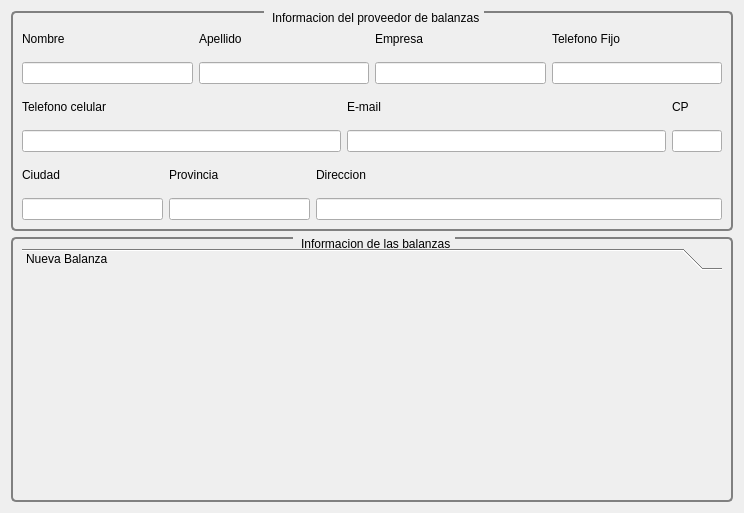
<?xml version="1.0" encoding="UTF-8"?>
<ui version="4.0">
 <class>NuevoStockBalanza</class>
 <widget class="QWidget" name="NuevoStockBalanza">
  <property name="geometry">
   <rect>
    <x>0</x>
    <y>0</y>
    <width>744</width>
    <height>513</height>
   </rect>
  </property>
  <property name="windowTitle">
   <string>Form</string>
  </property>
  <layout class="QVBoxLayout" name="verticalLayout">
   <item>
    <widget class="QGroupBox" name="gbCliente_2">
     <property name="minimumSize">
      <size>
       <width>0</width>
       <height>220</height>
      </size>
     </property>
     <property name="sizeIncrement">
      <size>
       <width>0</width>
       <height>0</height>
      </size>
     </property>
     <property name="styleSheet">
      <string notr="true"> QGroupBox {
     background-color: qlineargradient(x1: 0, y1: 0, x2: 0, y2: 1,
                                       stop: 0 #E0E0E0 , stop: 1 #FFFFFF);
     border: 2px solid gray;
     border-radius: 5px;
     margin-top: 1ex; /* leave space at the top for the title */
 }

 QGroupBox::title {
     subcontrol-origin: margin;
     subcontrol-position: top center; /* position at the top center */
     padding: 0 3px;
     background-color: qlineargradient(x1: 0, y1: 0, x2: 0, y2: 1,
                                       stop: 0 #E0E0E0 , stop: 1 #FFFFFF);
 }</string>
     </property>
     <property name="title">
      <string> Informacion del proveedor de balanzas</string>
     </property>
     <layout class="QHBoxLayout" name="horizontalLayout_16">
      <item>
       <layout class="QVBoxLayout" name="verticalLayout_35">
        <item>
         <layout class="QHBoxLayout" name="horizontalLayout_17">
          <item>
           <layout class="QVBoxLayout" name="verticalLayout_10">
            <item>
             <widget class="QLabel" name="label_27">
              <property name="text">
               <string>Nombre</string>
              </property>
             </widget>
            </item>
            <item>
             <widget class="QLineEdit" name="leNombre_4"/>
            </item>
           </layout>
          </item>
          <item>
           <layout class="QVBoxLayout" name="verticalLayout_36">
            <item>
             <widget class="QLabel" name="label_28">
              <property name="text">
               <string>Apellido</string>
              </property>
             </widget>
            </item>
            <item>
             <widget class="QLineEdit" name="leApellido_4"/>
            </item>
           </layout>
          </item>
          <item>
           <layout class="QVBoxLayout" name="verticalLayout_37">
            <item>
             <widget class="QLabel" name="label_29">
              <property name="text">
               <string>Empresa</string>
              </property>
             </widget>
            </item>
            <item>
             <widget class="QLineEdit" name="leEmpresa_4"/>
            </item>
           </layout>
          </item>
          <item>
           <layout class="QVBoxLayout" name="verticalLayout_38">
            <item>
             <widget class="QLabel" name="label_30">
              <property name="text">
               <string>Telefono Fijo</string>
              </property>
             </widget>
            </item>
            <item>
             <widget class="QLineEdit" name="leTelefonoFijo_4"/>
            </item>
           </layout>
          </item>
         </layout>
        </item>
        <item>
         <layout class="QHBoxLayout" name="horizontalLayout_18">
          <item>
           <layout class="QVBoxLayout" name="verticalLayout_39">
            <item>
             <widget class="QLabel" name="label_31">
              <property name="text">
               <string>Telefono celular</string>
              </property>
             </widget>
            </item>
            <item>
             <widget class="QLineEdit" name="leTelefonoCelular_4"/>
            </item>
           </layout>
          </item>
          <item>
           <layout class="QVBoxLayout" name="verticalLayout_40" stretch="0,0">
            <item>
             <widget class="QLabel" name="label_32">
              <property name="text">
               <string>E-mail</string>
              </property>
             </widget>
            </item>
            <item>
             <widget class="QLineEdit" name="leEmail_4">
              <property name="minimumSize">
               <size>
                <width>300</width>
                <height>0</height>
               </size>
              </property>
             </widget>
            </item>
           </layout>
          </item>
          <item>
           <layout class="QVBoxLayout" name="verticalLayout_41">
            <property name="spacing">
             <number>6</number>
            </property>
            <property name="sizeConstraint">
             <enum>QLayout::SetMinimumSize</enum>
            </property>
            <item>
             <widget class="QLabel" name="label_33">
              <property name="sizePolicy">
               <sizepolicy hsizetype="Minimum" vsizetype="Preferred">
                <horstretch>0</horstretch>
                <verstretch>0</verstretch>
               </sizepolicy>
              </property>
              <property name="maximumSize">
               <size>
                <width>30</width>
                <height>16777215</height>
               </size>
              </property>
              <property name="text">
               <string>CP</string>
              </property>
             </widget>
            </item>
            <item>
             <widget class="QLineEdit" name="leCp_4">
              <property name="sizePolicy">
               <sizepolicy hsizetype="Minimum" vsizetype="Fixed">
                <horstretch>0</horstretch>
                <verstretch>0</verstretch>
               </sizepolicy>
              </property>
              <property name="maximumSize">
               <size>
                <width>50</width>
                <height>16777215</height>
               </size>
              </property>
             </widget>
            </item>
           </layout>
          </item>
         </layout>
        </item>
        <item>
         <layout class="QHBoxLayout" name="horizontalLayout_19">
          <item>
           <layout class="QVBoxLayout" name="verticalLayout_42">
            <item>
             <widget class="QLabel" name="lCiudad_4">
              <property name="text">
               <string>Ciudad</string>
              </property>
             </widget>
            </item>
            <item>
             <widget class="QLineEdit" name="leCiudad_4"/>
            </item>
           </layout>
          </item>
          <item>
           <layout class="QVBoxLayout" name="verticalLayout_43">
            <item>
             <widget class="QLabel" name="label_34">
              <property name="text">
               <string>Provincia</string>
              </property>
             </widget>
            </item>
            <item>
             <widget class="QLineEdit" name="leProvincia_4"/>
            </item>
           </layout>
          </item>
          <item>
           <layout class="QVBoxLayout" name="verticalLayout_44">
            <item>
             <widget class="QLabel" name="label_35">
              <property name="text">
               <string>Direccion</string>
              </property>
             </widget>
            </item>
            <item>
             <widget class="QLineEdit" name="leDireccion_4">
              <property name="minimumSize">
               <size>
                <width>406</width>
                <height>0</height>
               </size>
              </property>
             </widget>
            </item>
           </layout>
          </item>
         </layout>
        </item>
       </layout>
      </item>
     </layout>
    </widget>
   </item>
   <item>
    <widget class="QGroupBox" name="gbBalanzas">
     <property name="font">
      <font>
       <underline>false</underline>
       <strikeout>false</strikeout>
      </font>
     </property>
     <property name="styleSheet">
      <string notr="true"> QGroupBox {
     background-color: qlineargradient(x1: 0, y1: 0, x2: 0, y2: 1,
                                       stop: 0 #E0E0E0, stop: 1 #FFFFFF);
     border: 2px solid gray;
     border-radius: 5px;
     margin-top: 1ex; /* leave space at the top for the title */
 }

 QGroupBox::title {
     subcontrol-origin: margin;
     subcontrol-position: top center; /* position at the top center */
     padding: 0 3px;
     background-color: qlineargradient(x1: 0, y1: 0, x2: 0, y2: 1,
                                       stop: 0 #E0E0E0, stop: 1 #FFFFFF);
 }</string>
     </property>
     <property name="title">
      <string> Informacion de las balanzas</string>
     </property>
     <layout class="QHBoxLayout" name="horizontalLayout_3">
      <item>
       <widget class="QToolBox" name="tbBalanzas_3">
        <property name="sizePolicy">
         <sizepolicy hsizetype="Preferred" vsizetype="Expanding">
          <horstretch>0</horstretch>
          <verstretch>0</verstretch>
         </sizepolicy>
        </property>
        <property name="styleSheet">
         <string notr="true"/>
        </property>
        <property name="currentIndex">
         <number>0</number>
        </property>
        <widget class="QWidget" name="page_4">
         <property name="geometry">
          <rect>
           <x>0</x>
           <y>0</y>
           <width>704</width>
           <height>208</height>
          </rect>
         </property>
         <attribute name="label">
          <string>Nueva Balanza</string>
         </attribute>
        </widget>
       </widget>
      </item>
     </layout>
    </widget>
   </item>
  </layout>
 </widget>
 <resources/>
 <connections/>
</ui>
